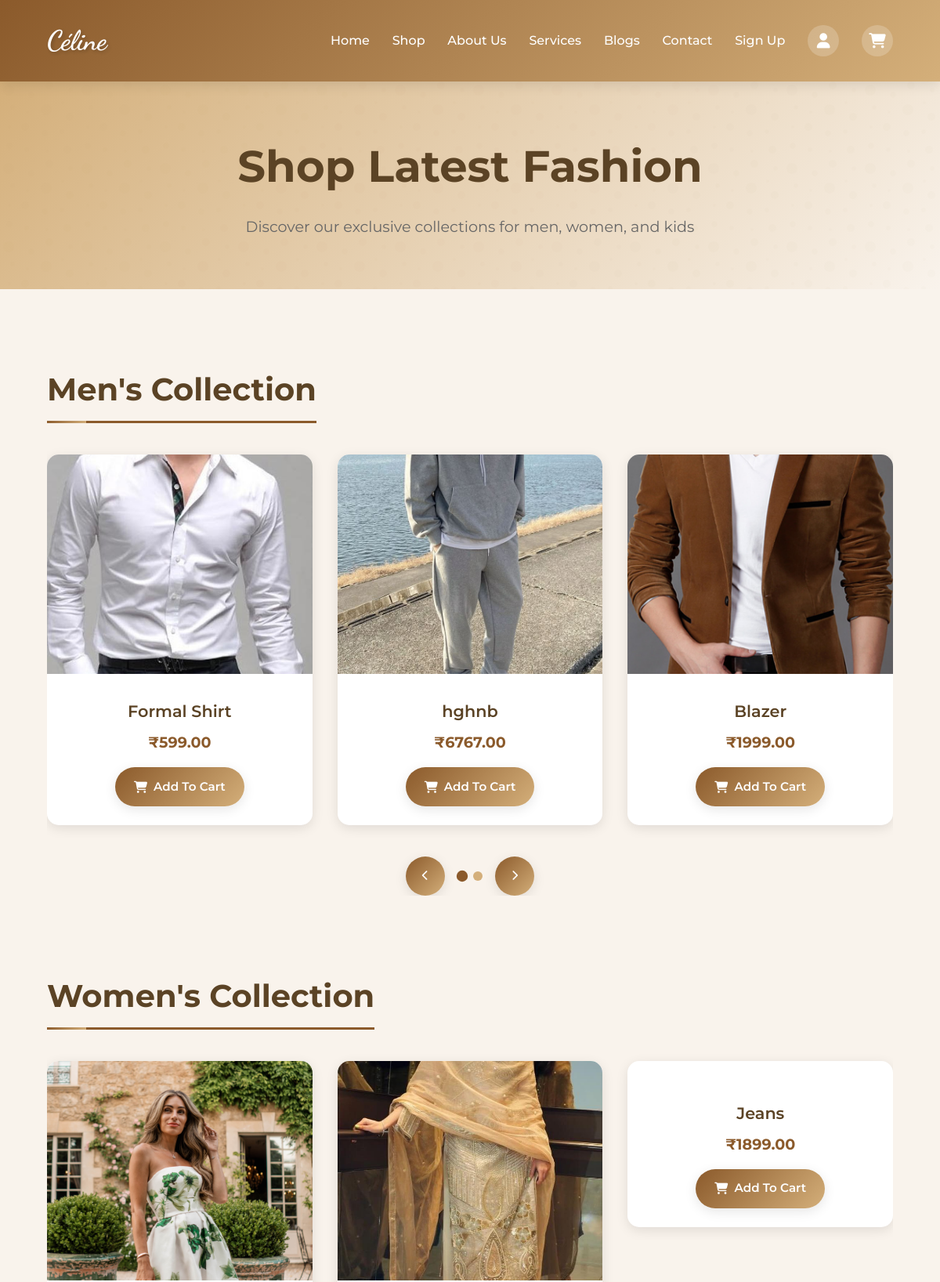
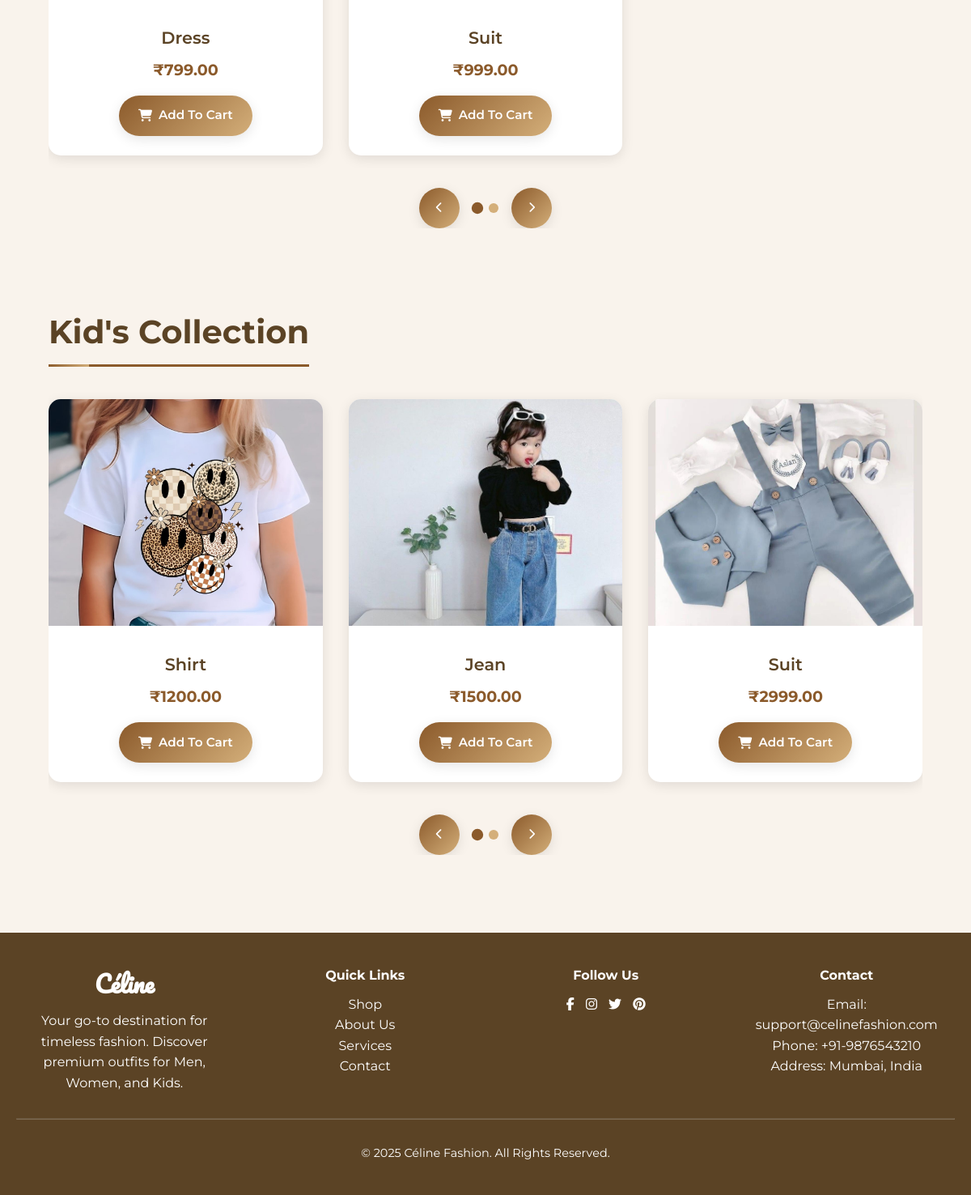
Page /shop on the committed database (2 pictures, top to bottom).
### app1/models.py (models this page shows)
class Product(models.Model):
    CATEGORY_CHOICES = [
        ('men', 'Men'),
        ('women', 'Women'),
        ('kids', 'Kids'),
    ]
    name = models.CharField(max_length=100)
    price = models.DecimalField(max_digits=10, decimal_places=2)
    image = models.ImageField(upload_to='products/')
    description = models.TextField(blank=True)
    category = models.CharField(max_length=10, choices=CATEGORY_CHOICES)

### app1/views.py (the view)
# urls.py: path('shop',shop),
def shop(request):
    men_products = Product.objects.filter(category='men')
    women_products = Product.objects.filter(category='women')
    kids_products = Product.objects.filter(category='kids')
    product=Product.objects.all()
    return render(request, 'shop.html', {
        'men_products': men_products,
        'women_products': women_products,
        'kids_products': kids_products,
        "product":product
    })

### app1/templates/shop.html (shortened to what this page needs)
{% load static %}
<!DOCTYPE html>
<html lang="en">
<head>
  <link rel="stylesheet" href="https://cdnjs.cloudflare.com/ajax/libs/font-awesome/6.7.2/css/all.min.css" />
  <link rel="stylesheet" href="{% static 'css/home.css' %}">
</head>
<body>
  {% include 'header.html' %}
  <header>
    <h1>Shop Latest Fashion</h1>
    <p>Discover our exclusive collections for men, women, and kids</p>
  </header>
  <section class="shop-section">
    <h2 class="category-title">Men's Collection</h2>
    {% if men_products %}
      <div class="carousel-container" id="men-carousel-container">
        <div class="carousel-wrapper">
          <div class="carousel" id="men-carousel">
            {% for i in men_products %}
            <div class="carousel-item">
              <div class="product-card" data-delay="{{ forloop.counter0|add:1 }}">
                <div class="product-image">
                  <img src="{{i.image.url}}" alt="{{i.name}}">
                </div>
                <div class="product-info">
                  <h4>{{i.name}}</h4>
                  <p>₹{{i.price}}</p>
                  <a href="product_detail/{{i.id}}" class="button primary">
                    <i class="fas fa-shopping-cart"></i> Add To Cart
                  </a>
                </div>
              </div>
            </div>
            {% endfor %}
          </div>
        </div>
        <div class="carousel-nav">
          <button class="carousel-btn prev" id="men-prev">
            <i class="fas fa-chevron-left"></i>
          </button>
          <div class="carousel-dots" id="men-dots"></div>
          <button class="carousel-btn next" id="men-next">
            <i class="fas fa-chevron-right"></i>
          </button>
        </div>
      </div>
    {% else %}
      <div class="empty-category">
        <i class="fas fa-tshirt"></i>
        <h3>No Men's Products Available</h3>
        <p>Check back soon for new arrivals!</p>
      </div>
    {% endif %}
    <h2 class="category-title">Women's Collection</h2>
    {% if women_products %}
      <div class="carousel-container" id="women-carousel-container">
        <div class="carousel-wrapper">
          <div class="carousel" id="women-carousel">
            {% for j in women_products %}
            <div class="carousel-item">
              <div class="product-card" data-delay="{{ forloop.counter0|add:1 }}">
                <div class="product-image">
                  <img src="{{j.image.url}}" alt="{{j.name}}">
                </div>
                <div class="product-info">
                  <h4>{{j.name}}</h4>
                  <p>₹{{j.price}}</p>
                  <a href="product_detail/{{j.id}}" class="button primary">
                    <i class="fas fa-shopping-cart"></i> Add To Cart
                  </a>
                </div>
              </div>
            </div>
            {% endfor %}
          </div>
        </div>
        <div class="carousel-nav">
          <button class="carousel-btn prev" id="women-prev">
            <i class="fas fa-chevron-left"></i>
          </button>
          <div class="carousel-dots" id="women-dots"></div>
          <button class="carousel-btn next" id="women-next">
            <i class="fas fa-chevron-right"></i>
          </button>
        </div>
      </div>
    {% else %}
      <div class="empty-category">
        <i class="fas fa-female"></i>
        <h3>No Women's Products Available</h3>
        <p>Check back soon for new arrivals!</p>
      </div>
    {% endif %}
    <h2 class="category-title">Kid's Collection</h2>
    {% if kids_products %}
      <div class="carousel-container" id="kids-carousel-container">
        <div class="carousel-wrapper">
          <div class="carousel" id="kids-carousel">
            {% for k in kids_products %}
            <div class="carousel-item">
              <div class="product-card" data-delay="{{ forloop.counter0|add:1 }}">
                <div class="product-image">
                  <img src="{{k.image.url}}" alt="{{k.name}}">
                </div>
                <div class="product-info">
                  <h4>{{k.name}}</h4>
                  <p>₹{{k.price}}</p>
                  <a href="product_detail/{{k.id}}" class="button primary">
                    <i class="fas fa-shopping-cart"></i> Add To Cart
                  </a>
                </div>
              </div>
            </div>
            {% endfor %}
          </div>
        </div>
        <div class="carousel-nav">
          <button class="carousel-btn prev" id="kids-prev">
            <i class="fas fa-chevron-left"></i>
          </button>
          <div class="carousel-dots" id="kids-dots"></div>
          <button class="carousel-btn next" id="kids-next">
            <i class="fas fa-chevron-right"></i>
          </button>
        </div>
      </div>
    {% else %}
      <div class="empty-category">
        <i class="fas fa-child"></i>
        <h3>No Kids Products Available</h3>
        <p>Check back soon for new arrivals!</p>
      </div>
    {% endif %}
  </section>
  {% include 'footer.html' %}
</body>
</html>

### app1/templates/header.html (shortened to what this page needs)
<nav>
    <div class="logo">
        <span>Céline</span>
    </div>
    <div class="nav-links">
        <a href="index">Home</a>
        <a href="shop">Shop</a>
        <a href="about">About Us</a>
        <a href="services">Services</a>
        <a href="blog">Blogs</a>
        <a href="contact">Contact</a>
        {% if user.is_authenticated %}
            <div class="user-dropdown">
                <button class="user-btn">
                    <i class="fa-solid fa-user"></i>
                    {{ user.username }}
                    <i class="fa-solid fa-chevron-down"></i>
                </button>
                <div class="dropdown-content">
                    <a href="orders">My Orders</a>
                    <a href="logout">Logout</a>
                </div>
            </div>
        {% else %}
            <a href="signup">Sign Up</a>
            <a href="login" class="icon-link"><i class="fa-solid fa-user"></i></a>
        {% endif %}
        <a href="cart" class="icon-link cart-link">
            <i class="fa-solid fa-cart-shopping"></i>
        </a>
    </div>
</nav>

### app1/templates/footer.html (shortened to what this page needs)
<!DOCTYPE html>
<html lang="en">
<head>
</head>
<body>
    <footer style="background-color: #5b4325; color: #fff; padding: 40px 20px; text-align: center;">
  <div style="max-width: 1200px; margin: auto; display: grid; grid-template-columns: repeat(auto-fit, minmax(200px, 1fr)); gap: 30px;">
    <div>
      <h3 style="font-family: 'Pacifico', cursive; font-size: 1.8rem;">Céline</h3>
      <p style="margin-top: 10px;">Your go-to destination for timeless fashion. Discover premium outfits for Men, Women, and Kids.</p>
    </div>
    <div>
      <h4 style="margin-bottom: 10px;">Quick Links</h4>
      <ul style="list-style: none; padding: 0;">
        <li><a href="shop" style="color: #fff; text-decoration: none;">Shop</a></li>
        <li><a href="about" style="color: #fff; text-decoration: none;">About Us</a></li>
        <li><a href="services" style="color: #fff; text-decoration: none;">Services</a></li>
        <li><a href="contact" style="color: #fff; text-decoration: none;">Contact</a></li>
      </ul>
    </div>
    <div>
      <h4 style="margin-bottom: 10px;">Follow Us</h4>
      <a href="#" style="color: #fff; margin-right: 10px;"><i class="fab fa-facebook-f"></i></a>
      <a href="#" style="color: #fff; margin-right: 10px;"><i class="fab fa-instagram"></i></a>
      <a href="#" style="color: #fff; margin-right: 10px;"><i class="fab fa-twitter"></i></a>
      <a href="#" style="color: #fff;"><i class="fab fa-pinterest"></i></a>
    </div>
    <div>
      <h4 style="margin-bottom: 10px;">Contact</h4>
      <p>Email: support@celinefashion.com</p>
      <p>Phone: +91-9876543210</p>
      <p>Address: Mumbai, India</p>
    </div>
  </div>
  <hr style="margin: 30px 0; border-color: #fff3;">
  <p style="font-size: 0.9rem;">&copy; 2025 Céline Fashion. All Rights Reserved.</p>
</footer>
</body>
</html>

### app1/static/css/home.css (style rules this page uses)
:root { --primary-color: #1a1a1a; --secondary-color: #5b4325; --accent-color: #d4af37; --light-bg: #f9f3ec; --white: #ffffff; --text-dark: #333333; --text-light: #777777; --transition: all 0.3s ease; --shadow: 0 5px 15px rgba(0, 0, 0, 0.1); --shadow-hover: 0 10px 25px rgba(0, 0, 0, 0.15); }
* { margin: 0; padding: 0; box-sizing: border-box; }
body { font-family: 'Montserrat', sans-serif; line-height: 1.6; color: var(--text-dark); overflow-x: hidden; }

### app1/templates/header.html (style rules this page uses)
:root { --primary-color: #8b5a2b; --secondary-color: #d4af7a; --accent-color: #5b4325; --light-bg: #f9f3ec; --dark-text: #333; --light-text: #fff; --gradient-primary: linear-gradient(135deg, #8b5a2b 0%, #d4af7a 100%); --gradient-secondary: linear-gradient(135deg, #d4af7a 0%, #f9f3ec 100%); --gradient-dark: linear-gradient(135deg, #5b4325 0%, #8b5a2b 100%); --shadow: 0 4px 15px rgba(0,0,0,0.1); --transition: all 0.3s ease; }
nav { display: flex; justify-content: space-between; align-items: center; padding: 1.5rem 5%; background: var(--gradient-primary); box-shadow: var(--shadow); position: sticky; top: 0; z-index: 1000; }
.logo { font-family: 'Dancing Script', cursive; font-size: 2.2rem; font-weight: 700; color: var(--light-text); text-shadow: 2px 2px 4px rgba(0,0,0,0.2); }
.nav-links { display: flex; align-items: center; gap: 1.8rem; }
.nav-links a { color: var(--light-text); font-weight: 500; transition: var(--transition); position: relative; padding: 0.5rem 0; }
.nav-links a:not(.icon-link)::after { content: ''; position: absolute; bottom: 0; left: 0; width: 0; height: 2px; background: var(--light-text); transition: width 0.3s ease; }
.icon-link { font-size: 1.2rem; background: rgba(255,255,255,0.2); padding: 0.5rem; border-radius: 50%; width: 40px; height: 40px; display: flex; align-items: center; justify-content: center; transition: var(--transition); }
.cart-link { position: relative; }

### rows in the picture
Product: image (picture), name "Formal Shirt", price "599.00"
Product: image (picture), name "hghnb", price "6767.00"
Product: image (picture), name "Blazer", price "1999.00"
Product: image (picture), name "Dress", price "799.00"
Product: image (picture), name "Suit", price "999.00"
Product: name "Jeans", price "1899.00"
Product: image (picture), name "Shirt", price "1200.00"
Product: image (picture), name "Jean", price "1500.00"
Product: image (picture), name "Suit", price "2999.00"
